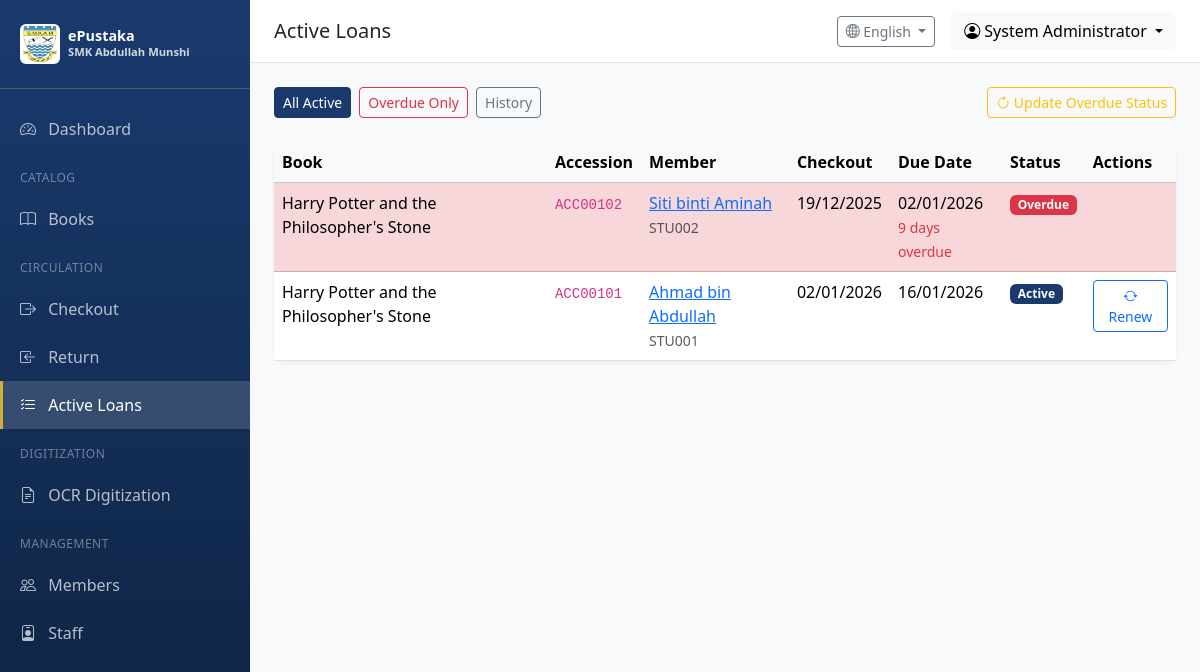
/circulation/active (signed in), run on an earlier commit of the app's database.
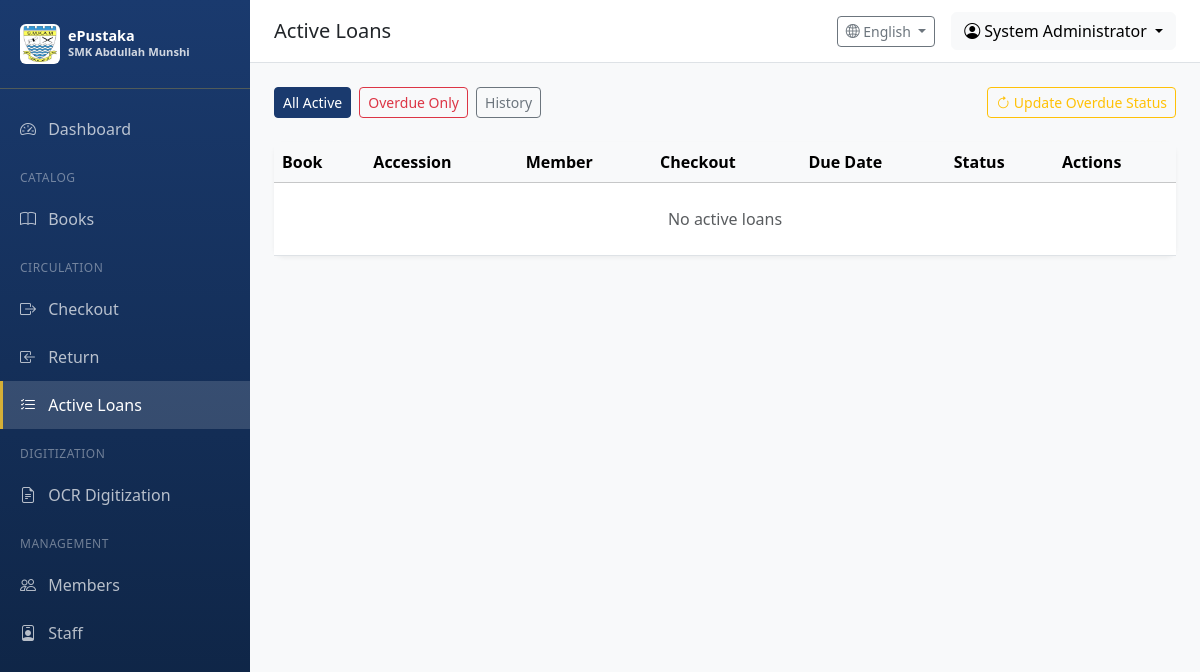
And on a later commit of the database.
### app/models/catalog.py (models this page shows, shortened)
class Book(db.Model):
    __tablename__ = 'books'
    id = db.Column(db.Integer, primary_key=True)
    title = db.Column(db.String(256), nullable=False, index=True)
    author = db.Column(db.String(256), index=True)
    isbn = db.Column(db.String(20), index=True)
    publisher = db.Column(db.String(128))
    publication_year = db.Column(db.Integer)
    edition = db.Column(db.String(32))
    category = db.Column(db.String(64), index=True)  # e.g., Fiction, Science, History
    call_number = db.Column(db.String(32), index=True)  # Library classification
    subject = db.Column(db.String(128))
    language = db.Column(db.String(32), default='Malay')
    description = db.Column(db.Text)
    page_count = db.Column(db.Integer)
    cover_image = db.Column(db.String(256))  # Path to cover image
    created_at = db.Column(db.DateTime, default=datetime.utcnow)
    updated_at = db.Column(db.DateTime, default=datetime.utcnow, onupdate=datetime.utcnow)
    copies = db.relationship('BookCopy', backref='book', lazy='dynamic', cascade='all, delete-orphan')

class BookCopy(db.Model):
    __tablename__ = 'book_copies'
    id = db.Column(db.Integer, primary_key=True)
    accession_number = db.Column(db.String(32), unique=True, nullable=False, index=True)
    barcode = db.Column(db.String(32), unique=True, index=True)
    status = db.Column(db.String(20), default=CopyStatus.AVAILABLE.value, index=True)
    condition = db.Column(db.String(32), default='Good')  # Good, Fair, Poor
    location = db.Column(db.String(64))  # Shelf location
    acquisition_date = db.Column(db.Date)
    acquisition_source = db.Column(db.String(64))  # Purchase, Donation, etc.
    price = db.Column(db.Float)
    notes = db.Column(db.Text)
    book_id = db.Column(db.Integer, db.ForeignKey('books.id'), nullable=False)
    created_at = db.Column(db.DateTime, default=datetime.utcnow)
    updated_at = db.Column(db.DateTime, default=datetime.utcnow, onupdate=datetime.utcnow)
    loans = db.relationship('Loan', backref='copy', lazy='dynamic')

### app/models/circulation.py (models this page shows, shortened)
class Loan(db.Model):
    __tablename__ = 'loans'
    id = db.Column(db.Integer, primary_key=True)
    checkout_date = db.Column(db.DateTime, nullable=False, default=datetime.utcnow)
    due_date = db.Column(db.DateTime, nullable=False)
    return_date = db.Column(db.DateTime)
    status = db.Column(db.String(20), default=LoanStatus.ACTIVE.value, index=True)
    renewal_count = db.Column(db.Integer, default=0)
    fine_amount = db.Column(db.Float, default=0.0)
    fine_paid = db.Column(db.Boolean, default=False)
    notes = db.Column(db.Text)
    member_id = db.Column(db.Integer, db.ForeignKey('members.id'), nullable=False)
    copy_id = db.Column(db.Integer, db.ForeignKey('book_copies.id'), nullable=False)
    checkout_by = db.Column(db.Integer, db.ForeignKey('users.id'))
    return_by = db.Column(db.Integer, db.ForeignKey('users.id'))
    created_at = db.Column(db.DateTime, default=datetime.utcnow)
    updated_at = db.Column(db.DateTime, default=datetime.utcnow, onupdate=datetime.utcnow)
    checkout_staff = db.relationship('User', foreign_keys=[checkout_by])
    return_staff = db.relationship('User', foreign_keys=[return_by])
    @property
    def is_overdue(self):
        if self.status == LoanStatus.RETURNED.value:
            return False
        return datetime.utcnow() > self.due_date
    @property
    def days_overdue(self):
        if not self.is_overdue:
            return 0
        delta = datetime.utcnow() - self.due_date
        return delta.days
    @property
    def can_renew(self):
        max_renewals = current_app.config.get('MAX_RENEWALS', 2)
        return (
            self.status == LoanStatus.ACTIVE.value and
            not self.is_overdue and
            self.renewal_count < max_renewals
        )

### app/models/member.py (models this page shows, shortened)
class Member(db.Model):
    __tablename__ = 'members'
    id = db.Column(db.Integer, primary_key=True)
    member_id = db.Column(db.String(32), unique=True, nullable=False, index=True)  # Student ID / Card No.
    full_name = db.Column(db.String(128), nullable=False)
    email = db.Column(db.String(120), index=True)
    phone = db.Column(db.String(20))
    member_type = db.Column(db.String(32), default='Student')  # Student, Staff, External
    class_group = db.Column(db.String(64))  # e.g., "Form 5 Science 1"
    student_year = db.Column(db.Integer)  # 1-6 for Form 1-6 / Year 1-6
    total_books_read = db.Column(db.Integer, default=0)  # For NILAM leaderboard
    is_active = db.Column(db.Boolean, default=True)
    notes = db.Column(db.Text)
    created_at = db.Column(db.DateTime, default=datetime.utcnow)
    updated_at = db.Column(db.DateTime, default=datetime.utcnow, onupdate=datetime.utcnow)
    loans = db.relationship('Loan', backref='member', lazy='dynamic')

### app/routes/circulation.py (the view)
@circulation_bp.route('/active')
@login_required
def active_loans():
    page = request.args.get('page', 1, type=int)
    loans = Loan.query.filter(
        Loan.status.in_([LoanStatus.ACTIVE.value, LoanStatus.OVERDUE.value])
    ).order_by(Loan.due_date).paginate(page=page, per_page=20)
    return render_template('circulation/active_loans.html', loans=loans)

### app/models/user.py (called while the page is built)
@login_manager.user_loader
def load_user(user_id):
    return User.query.get(int(user_id))

    def has_permission(self, perm):
        return self.permissions & perm == perm

    def can(self, perm):
        return self.role is not None and self.role.has_permission(perm)

### app/utils/i18n.py (called while the page is built)
def get_language() -> str:
    try:
        return session.get('language', DEFAULT_LANGUAGE)
    except RuntimeError:
        return DEFAULT_LANGUAGE

def get_text(key: str, lang: str = None) -> str:
    if lang is None:
        lang = get_language()
    if key in TRANSLATIONS:
        trans = TRANSLATIONS[key]
        if lang in trans:
            return trans[lang]
        elif DEFAULT_LANGUAGE in trans:
            return trans[DEFAULT_LANGUAGE]
    return key.replace('_', ' ').title()

### app/templates/circulation/active_loans.html (shortened to what this page needs)
{% extends "base.html" %}
{% block page_title %}Active Loans{% endblock %}
{% block content %}
<div class="d-flex justify-content-between align-items-center mb-4">
    <div>
        <a href="{{ url_for('circulation.active_loans') }}" class="btn btn-primary btn-sm me-1">All Active</a>
        <a href="{{ url_for('circulation.overdue_loans') }}" class="btn btn-outline-danger btn-sm me-1">Overdue Only</a>
        <a href="{{ url_for('circulation.loan_history') }}" class="btn btn-outline-secondary btn-sm">History</a>
    </div>
    <form method="POST" action="{{ url_for('circulation.update_overdue') }}" class="d-inline">
        <button type="submit" class="btn btn-sm btn-outline-warning">
            <i class="bi bi-arrow-clockwise"></i> Update Overdue Status
        </button>
    </form>
</div>
<div class="card table-card">
    <div class="card-body p-0">
        <div class="table-responsive">
            <table class="table table-hover mb-0">
                <thead class="table-light">
                    <tr>
                        <th>Book</th>
                        <th>Accession</th>
                        <th>Member</th>
                        <th>Checkout</th>
                        <th>Due Date</th>
                        <th>Status</th>
                        <th>Actions</th>
                    </tr>
                </thead>
                <tbody>
                    {% for loan in loans.items %}
                    <tr class="{% if loan.is_overdue %}table-danger{% endif %}">
                        <td>{{ loan.copy.book.title[:40] }}{% if loan.copy.book.title|length > 40 %}...{% endif %}</td>
                        <td><code>{{ loan.copy.accession_number }}</code></td>
                        <td>
                            <a href="{{ url_for('users.view_member', member_id=loan.member.id) }}">
                                {{ loan.member.full_name }}
                            </a>
                            <br><small class="text-muted">{{ loan.member.member_id }}</small>
                        </td>
                        <td>{{ loan.checkout_date.strftime('%d/%m/%Y') }}</td>
                        <td>
                            {{ loan.due_date.strftime('%d/%m/%Y') }}
                            {% if loan.is_overdue %}
                            <br><small class="text-danger">{{ loan.days_overdue }} days overdue</small>
                            {% endif %}
                        </td>
                        <td>
                            {% if loan.is_overdue %}
                                <span class="badge bg-danger">Overdue</span>
                            {% else %}
                                <span class="badge bg-primary">Active</span>
                            {% endif %}
                        </td>
                        <td>
                            {% if loan.can_renew %}
                            <form method="POST" action="{{ url_for('circulation.renew', loan_id=loan.id) }}" class="d-inline">
                                <button type="submit" class="btn btn-sm btn-outline-primary">
                                    <i class="bi bi-arrow-repeat"></i> Renew
                                </button>
                            </form>
                            {% endif %}
                        </td>
                    </tr>
                    {% else %}
                    <tr>
                        <td colspan="7" class="text-center text-muted py-4">No active loans</td>
                    </tr>
                    {% endfor %}
                </tbody>
            </table>
        </div>
    </div>
</div>
{% endblock %}

### app/templates/base.html (shortened to what the changed rows need)
<!DOCTYPE html>
<html lang="en">
<head>
    <link href="https://cdn.jsdelivr.net/npm/bootstrap@5.3.2/dist/css/bootstrap.min.css" rel="stylesheet">
    <link href="https://cdn.jsdelivr.net/npm/bootstrap-icons@1.11.1/font/bootstrap-icons.css" rel="stylesheet">
</head>
<body>
    {% if current_user.is_authenticated %}
    <nav class="sidebar">
        <div class="sidebar-brand">
            <div class="d-flex align-items-center">
                <img src="{{ url_for('static', filename='images/Lencana_Sekolah_Menengah_Kebangsaan_Abdullah_Munshi.jpg') }}"
                     alt="SMK Abdullah Munshi"
                     class="me-2 rounded"
                     style="width: 40px; height: 40px; object-fit: contain; background: white; padding: 2px;">
                <div>
                    <div style="font-size: 0.9rem; line-height: 1.2;">ePustaka</div>
                    <div style="font-size: 0.7rem; opacity: 0.8;">SMK Abdullah Munshi</div>
                </div>
            </div>
        </div>
        <ul class="nav flex-column">
            <li class="nav-item">
                <a class="nav-link {% if request.endpoint == 'main.dashboard' %}active{% endif %}" href="{{ url_for('main.dashboard') }}">
                    <i class="bi bi-speedometer2"></i> {{ t('dashboard') }}
                </a>
            </li>
            {% if current_user.can(1) or current_user.can(2) %}
            <li class="sidebar-section">{{ t('catalog') }}</li>
            <li class="nav-item">
                <a class="nav-link {% if 'catalog' in request.endpoint %}active{% endif %}" href="{{ url_for('catalog.index') }}">
                    <i class="bi bi-book"></i> {{ t('books') }}
                </a>
            </li>
            <li class="sidebar-section">{{ t('circulation') }}</li>
            <li class="nav-item">
                <a class="nav-link {% if request.endpoint == 'circulation.checkout' %}active{% endif %}" href="{{ url_for('circulation.checkout') }}">
                    <i class="bi bi-box-arrow-right"></i> {{ t('checkout') }}
                </a>
            </li>
            <li class="nav-item">
                <a class="nav-link {% if request.endpoint == 'circulation.return_book' %}active{% endif %}" href="{{ url_for('circulation.return_book') }}">
                    <i class="bi bi-box-arrow-in-left"></i> {{ t('return') }}
                </a>
            </li>
            <li class="nav-item">
                <a class="nav-link {% if request.endpoint == 'circulation.active_loans' %}active{% endif %}" href="{{ url_for('circulation.active_loans') }}">
                    <i class="bi bi-list-check"></i> {{ t('active_loans') }}
                </a>
            </li>
            {% endif %}
            {% if current_user.can(512) %}
            <li class="sidebar-section">{{ 'Digitization' if current_language == 'en' else 'Pendigitalan' }}</li>
            <li class="nav-item">
                <a class="nav-link {% if 'ocr' in request.endpoint %}active{% endif %}" href="{{ url_for('ocr.index') }}">
                    <i class="bi bi-file-earmark-text"></i> {{ t('ocr_digitization') }}
                </a>
            </li>
            {% endif %}
            {% if current_user.can(128) %}
            <li class="sidebar-section">{{ 'Management' if current_language == 'en' else 'Pengurusan' }}</li>
            <li class="nav-item">
                <a class="nav-link {% if request.endpoint == 'users.member_list' %}active{% endif %}" href="{{ url_for('users.member_list') }}">
                    <i class="bi bi-people"></i> {{ t('members') }}
                </a>
            </li>
            {% endif %}
            {% if current_user.can(256) %}
            <li class="nav-item">
                <a class="nav-link {% if request.endpoint == 'users.staff_list' %}active{% endif %}" href="{{ url_for('users.staff_list') }}">
                    <i class="bi bi-person-badge"></i> {{ t('staff') }}
                </a>
            </li>
            {% endif %}
        </ul>
    </nav>
    <div class="main-content">
        <nav class="top-navbar d-flex justify-content-between align-items-center">
            <div>
                <h5 class="mb-0">{% block page_title %}{{ t('dashboard') }}{% endblock %}</h5>
            </div>
            <div class="d-flex align-items-center gap-3">
                <div class="dropdown">
                    <button class="btn btn-outline-secondary btn-sm dropdown-toggle" type="button" data-bs-toggle="dropdown">
                        <i class="bi bi-globe2"></i> {{ languages.get(current_language, 'English') }}
                    </button>
                </div>
                <div class="dropdown">
                    <button class="btn btn-light dropdown-toggle" type="button" data-bs-toggle="dropdown">
                        <i class="bi bi-person-circle"></i> {{ current_user.full_name or current_user.username }}
                    </button>
                </div>
            </div>
        </nav>
        <div class="content-wrapper">
            {% block content %}{% endblock %}
        </div>
    </div>
    {% else %}
    {% block public_content %}{% endblock %}
    {% endif %}
</body>
</html>

What changed in the data, as far as the page shows it:
no longer on this page (row edited): Book: get "English"
removed Loan: copy.book "Harry Potter and the Philosopher's Stone", copy.accession_number "ACC00102", member.full_name "Siti binti Aminah", member.member_id "STU002", checkout_date "19/12/2025", due_date "02/01/2026", days_overdue "9", shows "Overdue"
removed Loan: copy.book "Harry Potter and the Philosopher's Stone", copy.accession_number "ACC00101", member.full_name "Ahmad bin Abdullah", member.member_id "STU001", checkout_date "02/01/2026", due_date "16/01/2026", status "Active"
Also different on the page:
{{ languages.get(current_language, 'English') }}: (not shown) → "English"
text now shown: "No active loans"
